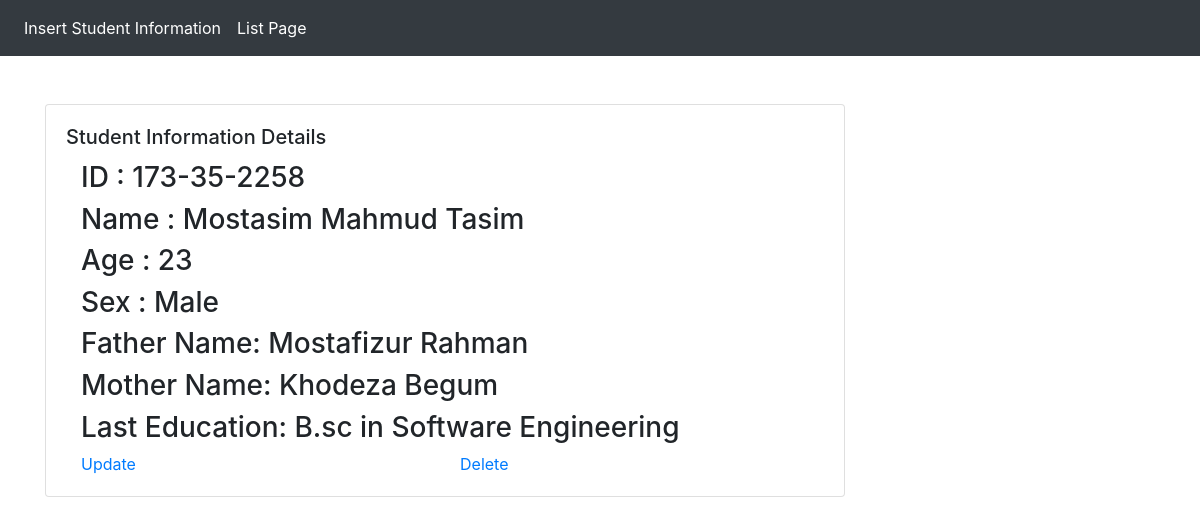
Page /details/1/ on the committed database.
### StudentInformation/models.py (models this page shows)
class Student(models.Model):
    id = models.AutoField(primary_key=True)
    st_id = models.CharField(max_length=264, verbose_name='ID', null=True, blank=True)
    name = models.CharField(max_length=264, verbose_name="Name", null=True, blank=True)
    age = models.CharField(max_length=264, verbose_name='Age', null=True, blank=True)
    Sex = models.CharField(max_length=30, verbose_name='Sex', null=True, blank=True)
    fatherName = models.CharField(max_length=264, verbose_name='Father Name', null=True, blank=True)
    motherName = models.CharField(max_length=264, verbose_name='Mother Name', null=True, blank=True)
    lastEducation = models.CharField(max_length=300, verbose_name='Last Education', null=True,  blank=True)

### StudentInformation/views.py (the view)
# urls.py: path('details/<pk>/', views.StudentDetail.as_view(), name='details'),
class StudentDetail(DetailView):
    context_object_name = 'student'
    model = Student
    template_name = 'student_details.html'

### templates/student_details.html (shortened to what this page needs)
<!DOCTYPE html>
<html lang="en">
<head>
  <link rel="stylesheet" href="https://maxcdn.bootstrapcdn.com/bootstrap/4.0.0/css/bootstrap.min.css"
>
</head>
<body>
<nav class="navbar navbar-expand-lg navbar-dark bg-dark" style="background-color: #e3f2fd;">
        <div class="collapse navbar-collapse" id="navbarNav">
          <ul class="navbar-nav">
            <li class="nav-item active">
              <a class="nav-link" href="{% url 'student_info:student_info' %}">Insert Student Information</a>
            </li>
            <li class="nav-item active">
              <a class="nav-link" href='{% url 'student_info:student_list' %}'>List Page</a>
            </li>
          </ul>
        </div>
      </nav>
 <br><br>
  <div class="container">
    <div class="card" style="width: 50rem;">
      <div class="card-body">
        <h5 class="card-title">Student Information Details</h5>
            <div class="container">
                <h3> ID : {{ student.st_id }}</h3>
                <h3> Name : {{ student.name }}</h3>
                <h3> Age : {{ student.age }}</h3>
                <h3> Sex : {{ student.Sex }}</h3>
                <h3>Father Name: {{ student.fatherName }}</h3>
                <h3>Mother Name: {{ student.motherName }}</h3>
                <h3>Last Education: {{ student.lastEducation }}</h3>
            </div>
            <div class="container">
                <div class="row">
                    <div class="col"><a href="{% url 'student_info:student_edit' pk=student.pk %}">Update</a></div>
                    <div class="col"><a href="{% url 'student_info:delete' pk=student.pk %}">Delete</a></div>
                </div>
            </div>
      </div>
    </div>
  </div>
</body>
</html>

### rows in the picture
Student: st_id "173-35-2258", name "Mostasim Mahmud Tasim", age "23", Sex "Male", fatherName "Mostafizur Rahman", motherName "Khodeza Begum", lastEducation "B.sc in Software Engineering"
